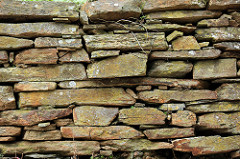
#> input picture bricks.png, 240 x 159 px, found by its file name
$ python cnn_image_processing.py
#> lines starting #> are read from the running program, lines starting #| are printed output that depends on the picture; after the words box and inside, x2 and y2 are one past the last pixel; in counts of white or black regions, pixels touching at a corner belong together
#Import matplotlib
import matplotlib.pyplot as plt

# Load data from image
data = plt.imread('c:/Users/thinkpad/Documents/bricks.png')
#> data is the input picture: shape (159, 240, 4) float32; mean R, G, B, A 0.48, 0.428, 0.316, 1
# -- modify the bricks image to replace the top left corner of the image (10 X 10)  in to red square --
# Set the red chanel in the part of image to 1
data[:10,:10,0] = 1
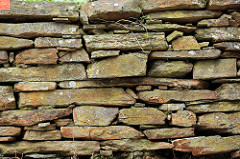
#> data: shape (159, 240, 4) float32; 0.26% of pixels changed, all inside (x1, y1, x2, y2) = (0, 0, 10, 10)
# Set the green chanel in the part of image to 0
data[:10,:10,1] = 0
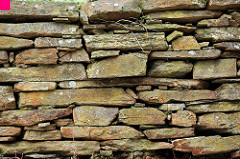
#> data: shape (159, 240, 4) float32; 0.26% of pixels changed, all inside (x1, y1, x2, y2) = (0, 0, 10, 10)
# Set the blue chanel in the part of image to 0
data[:10,:10,2] = 0
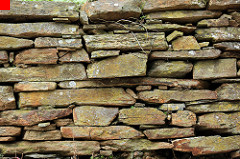
#> data: shape (159, 240, 4) float32; 0.26% of pixels changed, all inside (x1, y1, x2, y2) = (0, 0, 10, 10)
#Display Image
plt.imshow(data)
plt.show()
